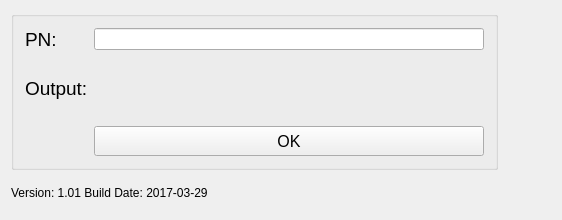
<?xml version="1.0" encoding="UTF-8"?>
<ui version="4.0">
 <class>MainWindow</class>
 <widget class="QMainWindow" name="MainWindow">
  <property name="geometry">
   <rect>
    <x>0</x>
    <y>0</y>
    <width>562</width>
    <height>220</height>
   </rect>
  </property>
  <property name="windowTitle">
   <string>WGPLFPrint</string>
  </property>
  <property name="windowIcon">
   <iconset>
    <normaloff>ADLINK.ico</normaloff>ADLINK.ico</iconset>
  </property>
  <widget class="QWidget" name="centralWidget">
   <layout class="QGridLayout" name="gridLayout_2">
    <property name="rightMargin">
     <number>11</number>
    </property>
    <property name="verticalSpacing">
     <number>7</number>
    </property>
    <item row="0" column="2">
     <layout class="QVBoxLayout" name="verticalLayout">
      <item>
       <widget class="QLabel" name="label_3">
        <property name="frameShape">
         <enum>QFrame::NoFrame</enum>
        </property>
        <property name="text">
         <string/>
        </property>
        <property name="pixmap">
         <pixmap>logo.gif</pixmap>
        </property>
        <property name="alignment">
         <set>Qt::AlignLeading|Qt::AlignLeft|Qt::AlignTop</set>
        </property>
       </widget>
      </item>
     </layout>
    </item>
    <item row="1" column="0">
     <widget class="QLabel" name="label">
      <property name="maximumSize">
       <size>
        <width>16777215</width>
        <height>32</height>
       </size>
      </property>
      <property name="text">
       <string>Version: 1.01 Build Date: 2017-03-29</string>
      </property>
     </widget>
    </item>
    <item row="0" column="1">
     <spacer name="horizontalSpacer">
      <property name="orientation">
       <enum>Qt::Horizontal</enum>
      </property>
      <property name="sizeType">
       <enum>QSizePolicy::Fixed</enum>
      </property>
      <property name="sizeHint" stdset="0">
       <size>
        <width>40</width>
        <height>20</height>
       </size>
      </property>
     </spacer>
    </item>
    <item row="0" column="0">
     <widget class="QGroupBox" name="gridGroupBox">
      <property name="enabled">
       <bool>true</bool>
      </property>
      <property name="alignment">
       <set>Qt::AlignCenter</set>
      </property>
      <layout class="QGridLayout" name="gridLayout">
       <item row="1" column="0">
        <widget class="QLabel" name="label_output">
         <property name="font">
          <font>
           <pointsize>14</pointsize>
          </font>
         </property>
         <property name="text">
          <string>Output:</string>
         </property>
        </widget>
       </item>
       <item row="1" column="1">
        <widget class="QLabel" name="label_2">
         <property name="text">
          <string/>
         </property>
        </widget>
       </item>
       <item row="0" column="0">
        <widget class="QLabel" name="label_pn">
         <property name="font">
          <font>
           <pointsize>14</pointsize>
          </font>
         </property>
         <property name="text">
          <string>PN:</string>
         </property>
        </widget>
       </item>
       <item row="0" column="1">
        <widget class="QLineEdit" name="lineEdit"/>
       </item>
       <item row="2" column="1">
        <widget class="QPushButton" name="pushButton">
         <property name="minimumSize">
          <size>
           <width>0</width>
           <height>30</height>
          </size>
         </property>
         <property name="font">
          <font>
           <pointsize>12</pointsize>
          </font>
         </property>
         <property name="text">
          <string>OK</string>
         </property>
        </widget>
       </item>
      </layout>
     </widget>
    </item>
   </layout>
  </widget>
 </widget>
 <layoutdefault spacing="6" margin="11"/>
 <resources/>
 <connections/>
</ui>
